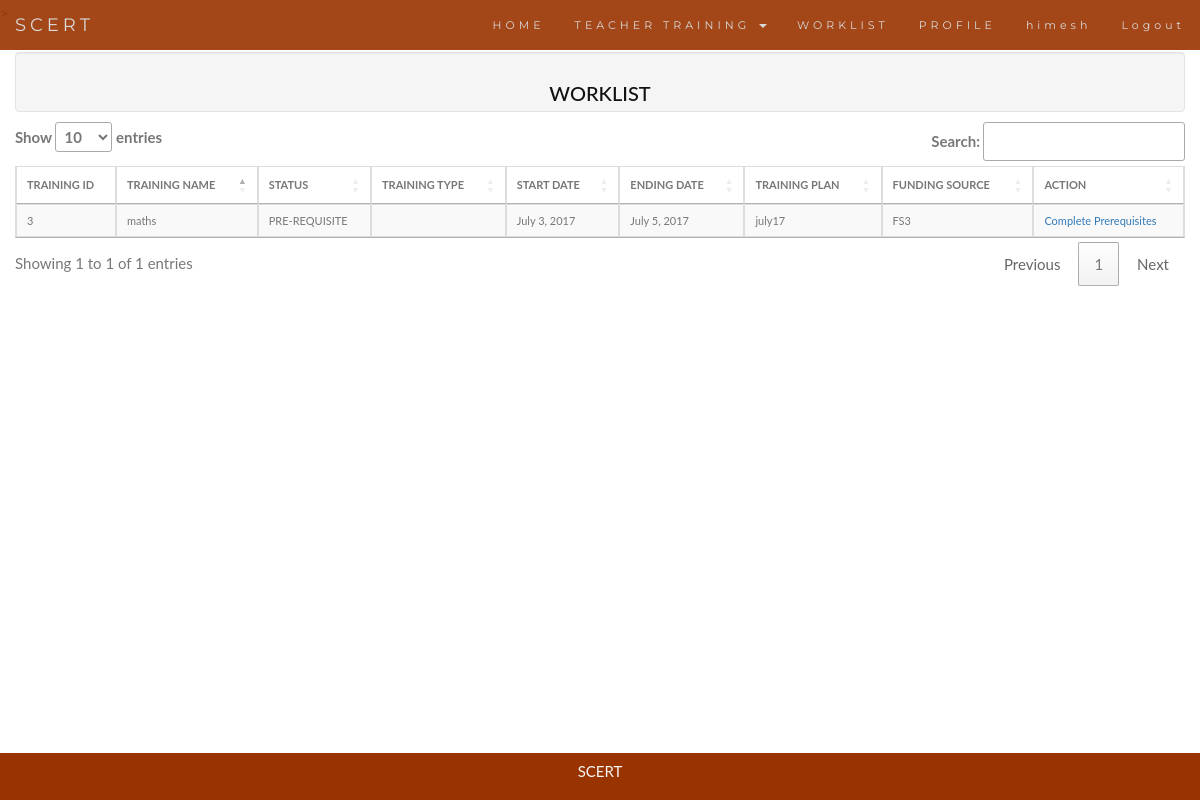
The app's page /tt/TeachersEnquiry/ (signed in) with its own data.
### teachertraining/models.py (models this page shows, shortened)
class TrainingPlanEnrollment(models.Model):
    INITIAL = 'INITIAL'
    SUBMITTED = 'SUBMITTED'
    APPROVED = 'APPROVED'
    REQUISITE_STATUS = (
        (INITIAL, 'Initial'),
        (SUBMITTED, 'Submitted'),
        (APPROVED, 'Approved'),
    )
    NOMINATED = 'NOMINATED'
    REGISTRATIONDONE = 'REGISTRATIONDONE'
    PRETRAININGREQUISITE = 'PRE-REQUISITE'
    MAINTRAINING = 'MAINTRAINING'
    POSTTRAININGREQUISITE = 'POST-REQUISITE'
    COMPLETE = 'COMPLETE'
    DISQUALIFIED = 'DISQUALIFIED'
    TRAINING_STATUS = (
        (NOMINATED, 'Nominated'),
        (REGISTRATIONDONE, 'RegistrationDone'),
        (PRETRAININGREQUISITE, 'PreTrainingRequisite'),
        (MAINTRAINING, 'MainTraining'),
        (POSTTRAININGREQUISITE, 'PostTrainingRequisite'),
        (COMPLETE, 'Complete'),
        (DISQUALIFIED, 'Disqualified'),
    )
    trainingPlanDetailId = models.ForeignKey(TrainingPlanDetail, on_delete=models.CASCADE)
    teacherId = models.ForeignKey(Teacher, on_delete=models.CASCADE)
    trainingStatus = models.CharField(
        max_length = 16,
        choices = TRAINING_STATUS,
        default = NOMINATED,
    )
    TrainingPrerequisiteStatus = models.CharField(
        max_length = 9,
        choices = REQUISITE_STATUS,
        default = INITIAL,
    )
    TrainingPostrequisiteStatus = models.CharField(
        max_length = 9,
        choices = REQUISITE_STATUS,
        default = INITIAL,
    )
    class Meta:
        unique_together = ('teacherId', 'trainingPlanDetailId')

class TrainingPlanDetail(models.Model):
    FundingSource1 = 'FS1'
    FundingSource2 = 'FS2'
    FundingSource3 = 'FS3'
    FundingSource4 = 'FS4'
    FUNDING_SOURCE = (
        (FundingSource1, 'FundSource1'),
        (FundingSource2, 'FundSource2'),
        (FundingSource3, 'FundSource3'),
        (FundingSource4, 'FundSource4'),
    )
    traininPlanId = models.ForeignKey(TrainingPlan, on_delete=models.CASCADE)
    traingId = models.ForeignKey(Training, on_delete=models.CASCADE)
    fundingSource = models.CharField(
        max_length = 3,
        choices = FUNDING_SOURCE,
        default = FundingSource1,
    )
    start_date = models.DateField('training start date')
    end_date = models.DateField('training end date')

class Training(models.Model):
    name = models.CharField(max_length=200)
    duration = models.IntegerField()
    type_of_training = models.CharField(max_length=200)
    subject = models.CharField(max_length=200)

class TrainingPlan(models.Model):
    name = models.CharField(max_length=200)
    start_date = models.DateField('training plan start date')
    end_date = models.DateField('training plan end date')

### teachertraining/views.py (the view)
def TeachersEnquiry(request):
    if request.method == 'POST':
        mydict = request.POST.dict()
        print mydict
        print 'testing'
        lteacher = mydict['teacher_empId']
        e = Teacher.objects.get(empId=lteacher)
        print 'e is %s' %(e.empId)
        lTrainingPlanEnrollments = e.trainingplanenrollment_set.all()
        for ltpeItr in lTrainingPlanEnrollments:
            print ltpeItr.trainingPlanDetailId.traingId.name
        return render(request,'AdminTeacherEnquiryDetails.html',{'tpe':lTrainingPlanEnrollments})
    else:
        e = Teacher.objects.get(user=request.user)
        print 'e is %s' %(e.empId)
        lTrainingPlanEnrollments = e.trainingplanenrollment_set.all()
        for ltpeItr in lTrainingPlanEnrollments:
            print ltpeItr.trainingPlanDetailId.traingId.name
        return render(request,'TeacherTrainings.html',{'tpe':lTrainingPlanEnrollments,'message':"WORKLIST"})

### templates/TeacherTrainings.html (shortened to what this page needs)
{% extends 'BaseTeacherLogin.html' %}
{%block content%}
<div class="container " style="padding-top: 25px;padding-bottom: 10px">
<div class="well well-sg" style="height: 60px;text-align: center;margin-bottom: 0px" >
          <h3 style="letter-spacing: 0px">{{message}}<b>{{training}}</b></h3>
</div>
</div>
<div class="container" style="padding-top: 0px">
  <table class="table table-bordered table-striped table-hover" >
      <thead>
      <tr>
      <th>TRAINING ID</th>
        <th>TRAINING NAME</th>
        <th>STATUS</th>
        <th>TRAINING TYPE</th>
        <th>START DATE</th>
        <th>ENDING DATE </th>
        <th>TRAINING PLAN</th>
        <th>FUNDING SOURCE</th>
        <th>ACTION</th>
      </tr>
    </thead>
    <tbody>
{%for itr in tpe%}
{%if  itr.trainingStatus == itr.NOMINATED %}
      <tr>
        <td>{{itr.trainingPlanDetailId.traingId.id}}</td>
        <td>{{itr.trainingPlanDetailId.traingId.name}}</td>
        <td>{{itr.trainingStatus}}</td>
        <td>{{itr.trainingPlanDetailId.traingId.type}}</td>
        <td>{{itr.trainingPlanDetailId.start_date}}</td>
        <td>{{itr.trainingPlanDetailId.end_date}}</td>
        <td>{{itr.trainingPlanDetailId.traininPlanId.name}}</td>
        <td>{{itr.trainingPlanDetailId.fundingSource}}</td>
        <td><a href="/tt/RegisterFromWorklist/{{itr.id}}">Register</a></td>
      </tr>
{%elif itr.trainingStatus == itr.PRETRAININGREQUISITE and itr.TrainingPrerequisiteStatus == itr.INITIAL%}
      <tr>
        <td>{{itr.trainingPlanDetailId.traingId.id}}</td>
        <td>{{itr.trainingPlanDetailId.traingId.name}}</td>
        <td>{{itr.trainingStatus}}</td>
        <td>{{itr.trainingPlanDetailId.traingId.type}}</td>
        <td>{{itr.trainingPlanDetailId.start_date}}</td>
        <td>{{itr.trainingPlanDetailId.end_date}}</td>
        <td>{{itr.trainingPlanDetailId.traininPlanId.name}}</td>
        <td>{{itr.trainingPlanDetailId.fundingSource}}</td>
        <td><a href="/tt/CompletePrerequisites/{{itr.id}}">Complete Prerequisites</a></td>
      </tr>
{%endif%}
{%endfor%}
</tbody>
  </table>
</div>
{%endblock%}

### templates/BaseTeacherLogin.html (shortened to what this page needs)
{% load staticfiles %}
<!DOCTYPE html>
<html lang="en">
<head>
  <link rel="stylesheet" href="https://maxcdn.bootstrapcdn.com/bootstrap/3.3.7/css/bootstrap.min.css">
  <link rel="stylesheet" href="https://cdn.datatables.net/1.10.15/css/jquery.dataTables.min.css">
  <link rel="stylesheet" href="https://cdn.datatables.net/select/1.2.2/css/select.dataTables.min.css">
</head>
<body id="myPage" data-spy="scroll" data-target=".navbar" data-offset="50">
<nav class="navbar navbar-default navbar-fixed-top">
  <div class="container-fluid">
    <div class="navbar-header">
      <a class="navbar-brand" href="/tt/home">SCERT</a>
    </div>
    <div class="collapse navbar-collapse" id="myNavbar">
      <ul class="nav navbar-nav navbar-right">
        <li><a href="/tt/home">HOME</a></li>
        <li class="dropdown">
          <a class="dropdown-toggle" data-toggle="dropdown" href="#">TEACHER TRAINING
          <span class="caret"></span></a>
        </li>
        <li><a href="/tt/TeachersEnquiry">WORKLIST</a></li>
        <li><a href="/tt/Profile">PROFILE</a></li>
        <li><a href="#tour">{{user.username}}</a></li>
        <li><a href="/tt/Logout">Logout</a></li>
      </ul>
    </div>
  </div>
</nav>
{%block content%}{%endblock%}
<footer class="text-center">
  <p>SCERT</p>
</footer>
</body>
</html>

### templates/BaseTeacherLogin.html (style rules this page uses)
body { font: 400 15px/1.8 Lato, sans-serif; color: #777; }
h3, h4 { margin: 10px 0 30px 0; letter-spacing: 5px; font-size: 20px; color: #111; }
table { font-size: 11px; }
.container { padding: 40px 0px; }
.navbar { font-family: Montserrat, sans-serif; margin-bottom: 0; background-color: #993300; border: 0; font-size: 11px !important; letter-spacing: 4px; opacity: 0.9; }
.navbar li a, .navbar .navbar-brand { color: #d5d5d5 !important; }
footer { position: fixed; bottom: 0; width: 100%; background-color: #993300; color: #f5f5f5; padding: 5px; margin-bottom: 0px; }

### templates/TeacherTrainings.html (style rules this page uses)
table.dataTable.select tbody tr, table.dataTable thead th:first-child { cursor: pointer; }

### records on screen
TrainingPlanEnrollment: trainingPlanDetailId.traingId.id "3", trainingPlanDetailId.traingId.name "maths", trainingStatus "PRE-REQUISITE", trainingPlanDetailId.start_date "July 3, 2017", trainingPlanDetailId.end_date "July 5, 2017", trainingPlanDetailId.traininPlanId.name "july17", trainingPlanDetailId.fundingSource "FS3"

### other values on screen
{{ user.username }} "himesh"
{{ message }} "WORKLIST"
